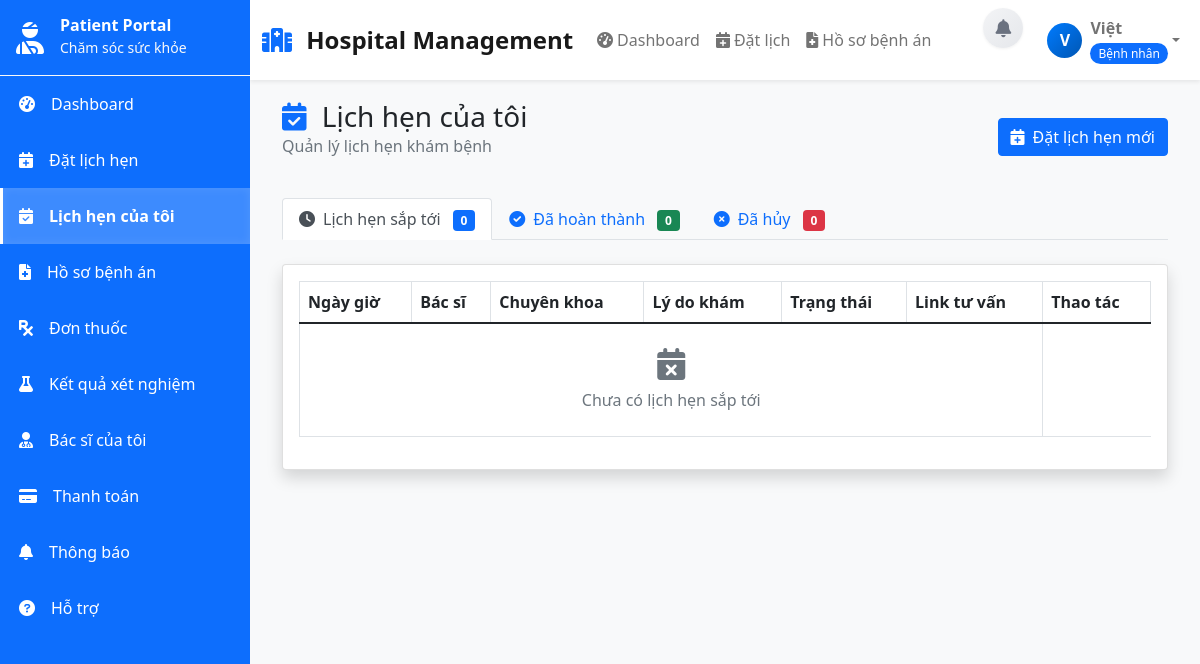
Before: /patient_appointments (signed in) with the older database file.
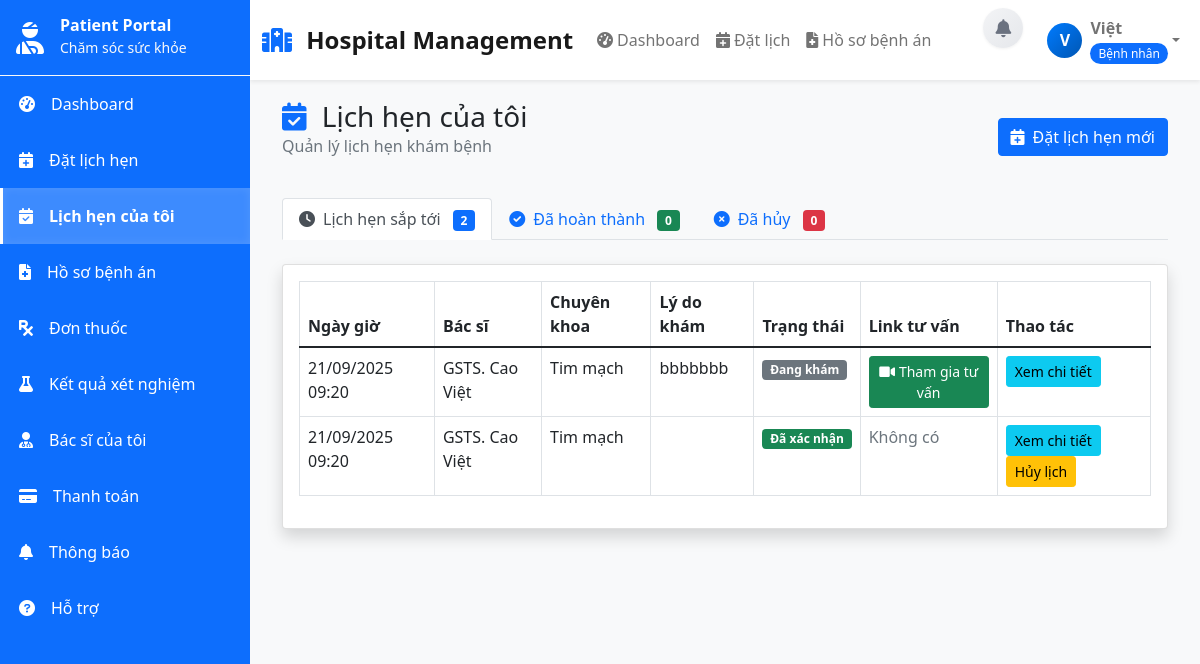
After: the same page with the newer database file.
### tables this page shows
CREATE TABLE `lich_hen` (
  `id` int(11) NOT NULL,
  `benh_nhan_id` int(11) NOT NULL,
  `bac_si_id` int(11) NOT NULL,
  `ngay_hen` date NOT NULL,
  `gio_hen` time NOT NULL,
  `ly_do` text DEFAULT NULL,
  `loai_lich` enum('Tư vấn','Trực tiếp','Tại nhà') NOT NULL DEFAULT 'Trực tiếp',
  `dia_chi_kham` varchar(255) DEFAULT NULL,
  `link_tu_van` varchar(255) DEFAULT NULL,
  `trang_thai` enum('Chờ xác nhận','Đã xác nhận','Đang khám','Hoàn thành','Đã khám xong','hủy') DEFAULT 'Chờ xác nhận',
  `ghi_chu` text DEFAULT NULL,
  `ngay_tao` timestamp NOT NULL DEFAULT current_timestamp(),
  `ngay_cap_nhat` timestamp NOT NULL DEFAULT current_timestamp() ON UPDATE current_timestamp()
);

CREATE TABLE `bac_si` (
  `id` int(11) NOT NULL,
  `ten` varchar(255) NOT NULL,
  `email` varchar(255) NOT NULL,
  `mat_khau` varchar(255) NOT NULL,
  `so_dien_thoai` varchar(20) DEFAULT NULL,
  `chuyen_khoa` varchar(100) DEFAULT NULL,
  `so_giay_phep` varchar(50) DEFAULT NULL,
  `so_nam_kinh_nghiem` int(11) DEFAULT 0,
  `ngay_tao` timestamp NOT NULL DEFAULT current_timestamp(),
  `ngay_cap_nhat` timestamp NOT NULL DEFAULT current_timestamp() ON UPDATE current_timestamp(),
  `hinh_anh` varchar(255) DEFAULT NULL
);

### Controllers/AppointmentController.php (called while the page is built, shortened)
<?php
require_once 'Models/Appointment.php';
class AppointmentController
{
    private $appointmentModel;
    public function __construct()
    {
        $this->appointmentModel = new Appointment();
    }
    public function patientAppointments()
    {
        $patientId = $_SESSION['user_id'];
        $allAppointments = $this->appointmentModel->getByPatientId($patientId) ?: [];
        $upcomingAppointments = [];
        foreach ($allAppointments as $appointment) {
            switch ($appointment['trang_thai']) {
                case 'Chờ xác nhận':
                case 'Đã xác nhận':
                    $upcomingAppointments[] = $appointment;
                    break;
                default:
                    $upcomingAppointments[] = $appointment;
                    break;
            }
        }
        include 'Views/patient/appointments.php';
    }
}

### config/database.php (called while the page is built, shortened)
<?php
class Database
{
    private $host;
    private $db_name;
    private $username;
    private $password;
    public function __construct()
    {
        $this->host = $_ENV['DB_HOST'] ?? getenv('DB_HOST') ?? 'localhost';
        $this->db_name = $_ENV['DB_NAME'] ?? getenv('DB_NAME') ?? 'hospital_management';
        $this->username = $_ENV['DB_USER'] ?? getenv('DB_USER') ?? 'root';
        $this->password = $_ENV['DB_PASS'] ?? getenv('DB_PASS') ?? '';
    }
    private function loadEnvFile()
    {
        $envFile = __DIR__ . '/../.env';
    }
    public function getConnection()
    {
        $this->conn = null;
        try {
            $this->conn = new PDO("mysql:host=" . $this->host . ";dbname=" . $this->db_name, $this->username, $this->password);
            $this->conn->exec("set names utf8");
            $this->conn->setAttribute(PDO::ATTR_ERRMODE, PDO::ERRMODE_EXCEPTION);
        } catch (PDOException $exception) {
            error_log("Database connection error: " . $exception->getMessage());
            echo "Database connection failed. Please try again later.";
        }
        return $this->conn;
    }
}

### Models/User.php (called while the page is built, shortened)
<?php
require_once 'config/database.php';
class User
{
    protected $conn;
    public function __construct()
    {
        $database = new Database();
        $this->conn = $database->getConnection();
    }
    public function getConnection()
    {
        return $this->conn;
    }
}

### Models/Appointment.php (called while the page is built, shortened)
<?php
require_once 'config/database.php';
require_once 'Models/User.php';
class Appointment extends User
{
    public function getByPatientId($patientId)
    {
        try {
            $sql = "SELECT
                lh.id,
                lh.ngay_hen,
                lh.gio_hen,
                lh.ly_do,
                lh.trang_thai,
                lh.ghi_chu,
                lh.loai_lich,
                lh.dia_chi_kham,
                lh.link_tu_van,
                lh.ngay_tao,
                lh.ngay_cap_nhat,
                bs.ten as ten_bac_si,
                bs.chuyen_khoa,
                bs.hinh_anh as avatar_bac_si,
                bs.so_nam_kinh_nghiem,
                bn.ten as ten_benh_nhan,
                bn.so_dien_thoai,
                bn.gioi_tinh
            FROM lich_hen lh
            JOIN bac_si bs ON lh.bac_si_id = bs.id
            JOIN benh_nhan bn ON lh.benh_nhan_id = bn.id
            WHERE bn.id = :patient_id
            ORDER BY lh.ngay_hen DESC, lh.gio_hen DESC";
            $stmt = $this->getConnection()->prepare($sql);
            $stmt->execute([':patient_id' => $patientId]);
            $result = $stmt->fetchAll(PDO::FETCH_ASSOC);
            return $result;
        } catch (PDOException $e) {
            error_log("Appointment getByPatientId error: " . $e->getMessage());
            return [];
        }
    }
}

### Views/patient/appointments.php (the view, shortened to what the rows shown need)
<?php
$upcomingAppointments = $upcomingAppointments ?? [];
function formatDateTime($date, $time)
{
    $dateTime = $date . ' ' . $time;
    return date('d/m/Y H:i', strtotime($dateTime));
}
function getStatusBadgeClass($status)
{
    switch ($status) {
        case 'Đã xác nhận':
            return 'bg-success';
        default:
            return 'bg-secondary';
    }
}
function getStatusText($status)
{
    switch ($status) {
        case 'Đã xác nhận':
            return 'Đã xác nhận';
        default:
            return $status;
    }
}
?>
<div class="container-fluid">
    <div class="d-flex justify-content-between align-items-center mb-4">
        <div>
            <h1 class="h3 mb-0 text-gray-800">
                <i class="fas fa-calendar-check text-primary me-2"></i>
                Lịch hẹn của tôi
            </h1>
        </div>
    </div>
    <div class="tab-content" id="appointmentTabContent">
        <div class="tab-pane fade show active" id="upcoming" role="tabpanel">
            <div class="card shadow">
                <div class="card-body">
                    <div class="table-responsive">
                        <table class="table table-bordered" width="100%" cellspacing="0">
                            <thead>
                                <tr>
                                    <th>Ngày giờ</th>
                                    <th>Bác sĩ</th>
                                    <th>Chuyên khoa</th>
                                    <th>Lý do khám</th>
                                    <th>Trạng thái</th>
                                    <th>Link tư vấn</th>
                                    <th>Thao tác</th>
                                </tr>
                            </thead>
                            <tbody>
                                <?php if (empty($upcomingAppointments)): ?>
                                <tr>
                                    <td colspan="6" class="text-center text-muted py-4">
                                        <i class="fas fa-calendar-times fa-2x mb-2"></i><br>
                                        Chưa có lịch hẹn sắp tới
                                    </td>
                                </tr>
                                <?php else: ?>
                                <?php foreach ($upcomingAppointments as $appointment): ?>
                                <tr>
                                    <td><?php echo formatDateTime($appointment['ngay_hen'], $appointment['gio_hen']); ?>
                                    </td>
                                    <td><?php echo htmlspecialchars($appointment['ten_bac_si'] ?? 'N/A'); ?></td>
                                    <td><?php echo htmlspecialchars($appointment['chuyen_khoa'] ?? 'N/A'); ?></td>
                                    <td><?php echo htmlspecialchars($appointment['ly_do'] ?? 'Không có'); ?></td>
                                    <td><span
                                            class="badge <?php echo getStatusBadgeClass($appointment['trang_thai']); ?>"><?php echo getStatusText($appointment['trang_thai']); ?></span>
                                    </td>
                                    <td>
                                        <?php if (!empty($appointment['link_tu_van'])): ?>
                                        <a href="<?php echo htmlspecialchars($appointment['link_tu_van']); ?>"
                                            target="_blank" class="btn btn-sm btn-success">
                                            <i class="fas fa-video me-1"></i>Tham gia tư vấn
                                        </a>
                                        <?php else: ?>
                                        <span class="text-muted">Không có</span>
                                        <?php endif; ?>
                                    </td>
                                    <td>
                                        <button class="btn btn-sm btn-info"
                                            onclick="viewAppointmentDetails(<?php echo $appointment['id']; ?>)">Xem chi
                                            tiết</button>
                                        <?php if (in_array($appointment['trang_thai'], ['Chờ xác nhận', 'Đã xác nhận'])): ?>
                                        <button class="btn btn-sm btn-warning"
                                            onclick="cancelAppointment(<?php echo $appointment['id']; ?>)">Hủy
                                            lịch</button>
                                        <?php endif; ?>
                                    </td>
                                </tr>
                                <?php endforeach; ?>
                                <?php endif; ?>
                            </tbody>
                        </table>
                    </div>
                </div>
            </div>
        </div>
    </div>
</div>

Changed rows visible on the page:
added lich_hen: ngay_hen+gio_hen "21/09/2025 09:20", bac_si.ten "GSTS. Cao Việt", bac_si.chuyen_khoa "Tim mạch", ly_do "bbbbbbb", trang_thai "Đang khám"
added lich_hen: ngay_hen+gio_hen "21/09/2025 09:20", bac_si.ten "GSTS. Cao Việt", bac_si.chuyen_khoa "Tim mạch", trang_thai "Đã xác nhận", link_tu_van "Không có"
Other visible differences:
count($upcomingAppointments): "0" → "2"
text no longer shown: "Chưa có lịch hẹn sắp tới"
